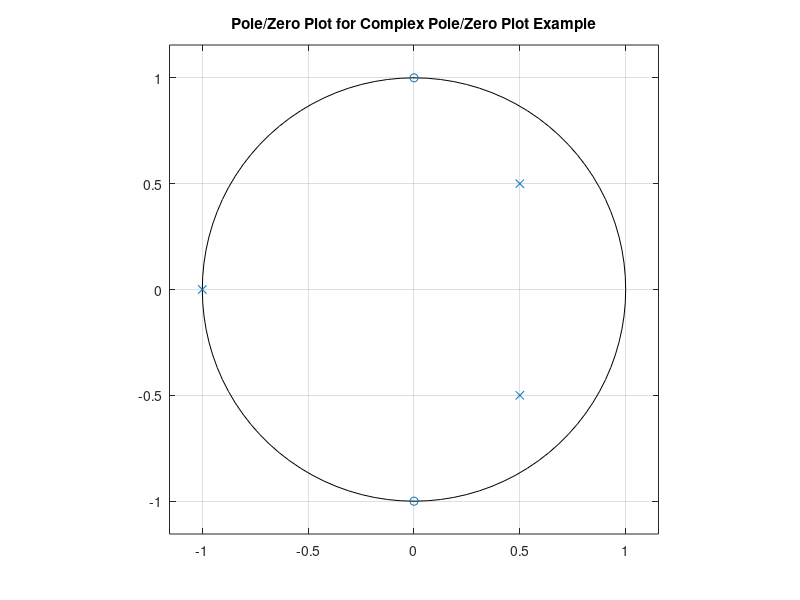

Source code (MATLAB):
% Set up vector for zeros
	z = [j ; -j];

	% Set up vector for poles
	p = [-1 ; .5+.5j ; .5-.5j];

	figure(1);
	zplane(z,p);
	title('Pole/Zero Plot for Complex Pole/Zero Plot Example');